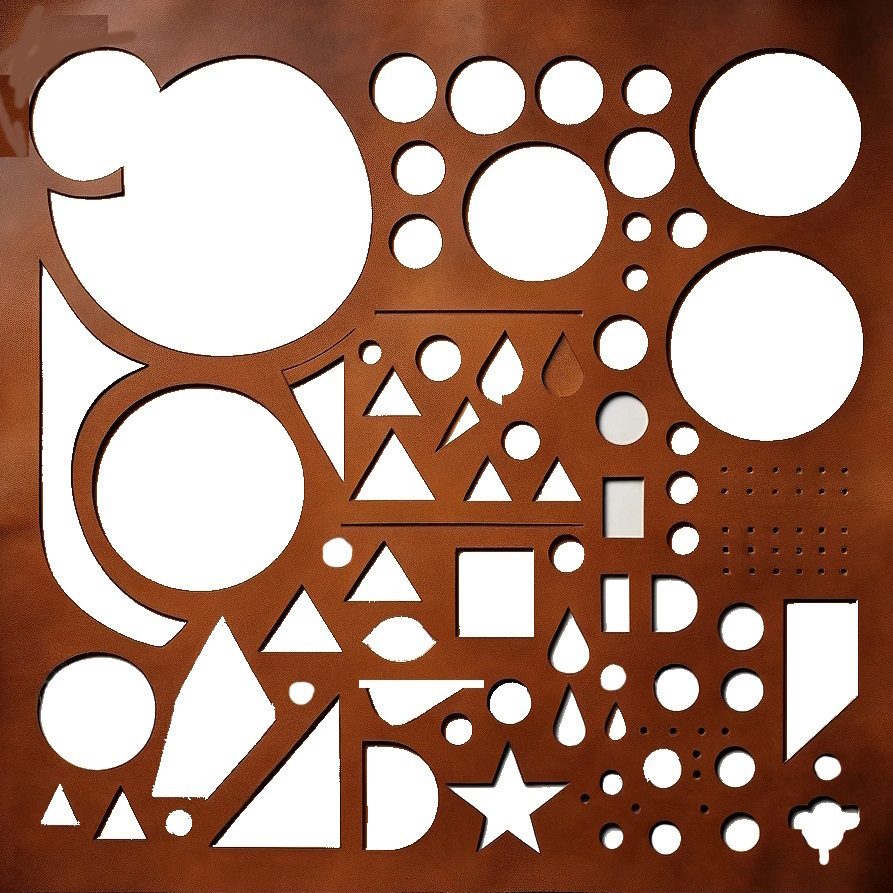
#> input picture leather_board_outline/CIRCOLOOS_leatherboard_white.jpg, 893 x 893 px, found by its file name
$ python test_outline_opencv.py
#> lines starting #> are read from the running program, lines starting #| are printed output that depends on the picture; after the words box and inside, x2 and y2 are one past the last pixel; in counts of white or black regions, pixels touching at a corner belong together
import cv2
import os
os.environ['QT_QPA_PLATFORM'] = 'offscreen'
import numpy as np
import matplotlib.pyplot as plt
# We need to invert the binarization to get the white shapes as foreground


image_path_white = './CIRCOLOOS_leatherboard_white.jpg'
image = cv2.imread(image_path_white)
#> image is the input picture: shape (893, 893, 3); mean B, G, R 118.9, 135.1, 171.8

# Convert to grayscale
gray_image = cv2.cvtColor(image, cv2.COLOR_BGR2GRAY)
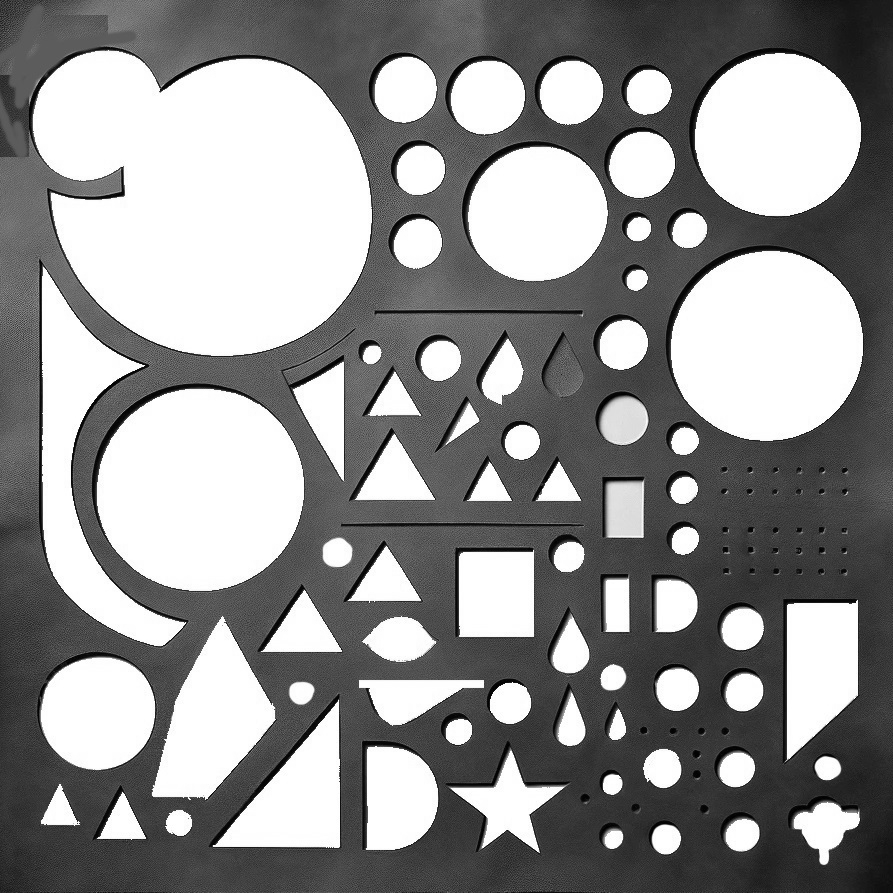
#> gray_image: shape (893, 893); min 0, max 255, mean 144.3

# Apply Otsu's thresholding to get a binary image
_, binary_image_white_cv = cv2.threshold(gray_image, 0, 255, cv2.THRESH_BINARY_INV + cv2.THRESH_OTSU)
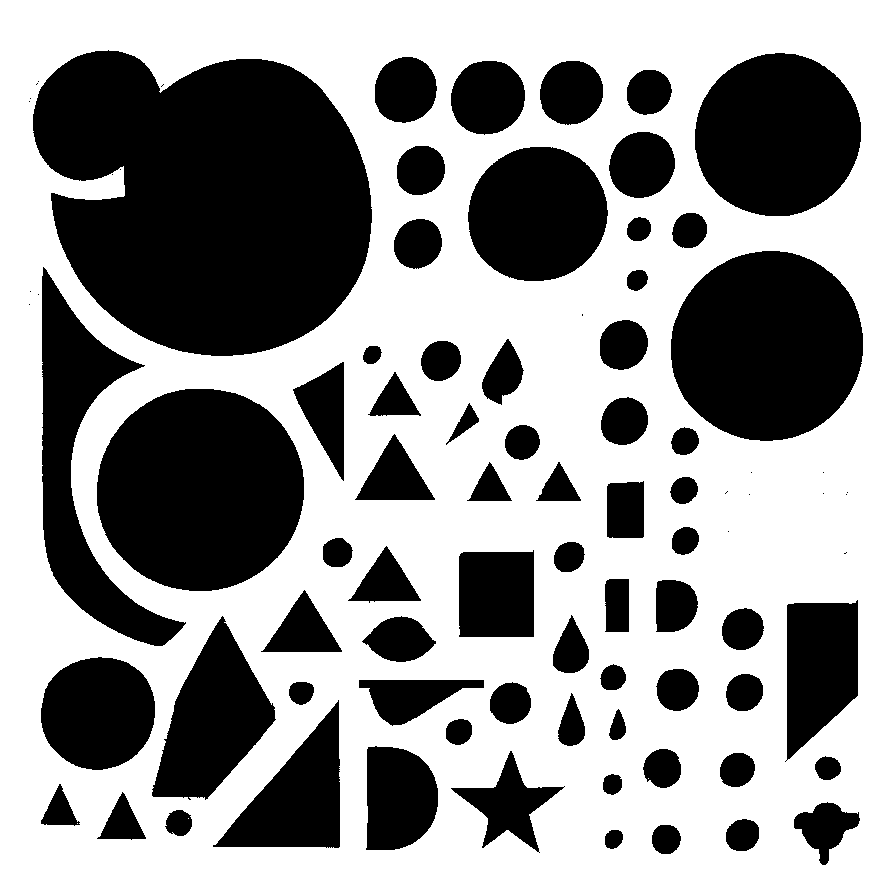
#> binary_image_white_cv: shape (893, 893); 59% white; 88 black regions (20 under 20 px), largest, box (x1, y1, x2, y2) and area: (33, 50, 372, 356) 79148, (97, 389, 304, 591) 33182, (671, 251, 863, 441) 28734
binary_image_white_cv_inv = cv2.bitwise_not(binary_image_white_cv)
#> binary_image_white_cv_inv: shape (893, 893); 41% white; 88 white regions (20 under 20 px)
# Find contours again with the inverted binary image
contours_white_cv_inv, _ = cv2.findContours(binary_image_white_cv_inv, cv2.RETR_EXTERNAL, cv2.CHAIN_APPROX_SIMPLE)
#> contours_white_cv_inv = 88 contours, 20 with area under 20; largest, box (x1, y1, x2, y2) and area: (33, 50, 372, 356) 78586, (97, 389, 304, 591) 32890, (671, 251, 863, 441) 28463, (695, 53, 861, 216) 21064, (42, 267, 186, 646) 16517

# Initialize a list to hold the coordinates of the approximated contours
shapes_coordinates_white_cv_inv = []

# Loop through the contours and approximate them
for contour in contours_white_cv_inv:
    epsilon = 0.01 * cv2.arcLength(contour, True)
    approx = cv2.approxPolyDP(contour, epsilon, True)
    shapes_coordinates_white_cv_inv.append(approx.reshape(-1, 2))
#> this loop made 88 passes
#> epsilon on passes 1, 2, 3, 4, 5, 8, 9, 10, 11, 12, 13, 14: 0.6, 0.95, 1.07, 0.901, 2.23, 0.663, 0.802, 1.14, 4.15, 1.29, 3.13, 0.848
#> (epsilon, approx) on passes 6, 7, 16, 29, 30, 33: (1.61, [[122, 792], [101, 835], [97, 838], [145, 838]]), (1.39, [[59, 784], [41, 823], [79, 824]]), (4.8, [[338, 700], [213, 846], [339, 846]]), (4.25, [[857, 600], [787, 605], [785, 761], [857, 695]]), (2.36, [[341, 650], [304, 590], [261, 651]]), (0.0483, [[846, 552], [845, 553], [844, 553], [845, 553]])
#> after the loop, shapes_coordinates_white_cv_inv = 88 items

# Plot the contours over the inverted binary image for better visibility

fig, ax = plt.subplots()
ax.imshow(binary_image_white_cv_inv, cmap='gray')

for contour in shapes_coordinates_white_cv_inv:
    ax.plot(contour[:, 0], contour[:, 1], linewidth=2)
#> this loop made 88 passes
#> contour on passes 6, 7, 16, 29, 30, 33, 34, 35, 38, 40, 41, 42: [[122, 792], [101, 835], [97, 838], [145, 838]], [[59, 784], [41, 823], [79, 824]], [[338, 700], [213, 846], [339, 846]], [[857, 600], [787, 605], [785, 761], [857, 695]], [[341, 650], [304, 590], [261, 651]], [[846, 552], [845, 553], [844, 553], [845, 553]], [[533, 550], [460, 554], [459, 636], [533, 636]], [[420, 599], [386, 546], [348, 600], [369, 602]], [[728, 531]], [[846, 494]], [[749, 494]], [[823, 493]]


ax.axis('image')
ax.set_xticks([])
ax.set_yticks([])
plt.show()
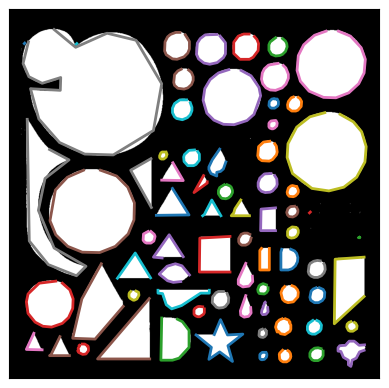
#> figure drawn by matplotlib, 1 panel

# Output the number of shapes detected and some of the coordinates
len(shapes_coordinates_white_cv_inv), shapes_coordinates_white_cv_inv[:2]  # Show the coordinates of first two shapes as an example
